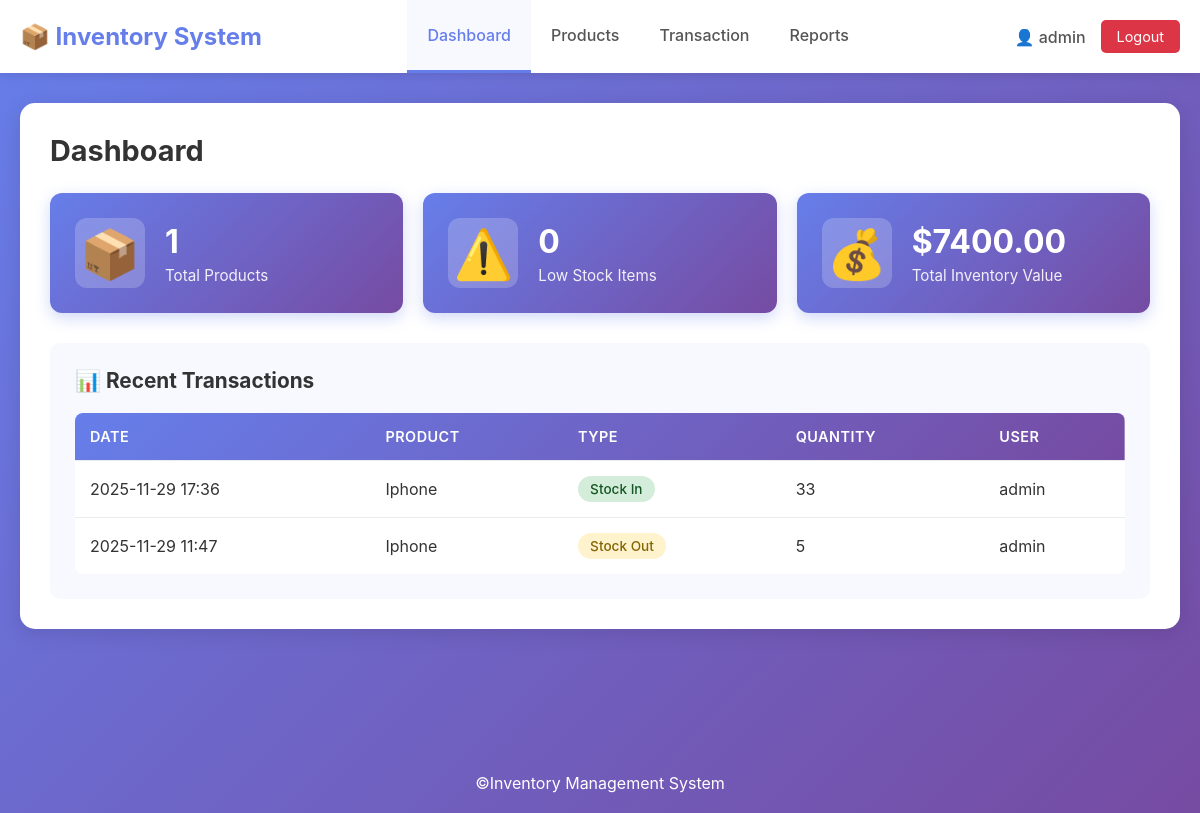
The app's page / (signed in) with its own data.
### inventory/models.py (models this page shows, shortened)
class Transaction(models.Model):
    TRANSACTION_TYPES = (
        ('IN', 'Stock In'),
        ('OUT', 'Stock Out'),
    )
    product = models.ForeignKey(Product, on_delete=models.CASCADE)
    transaction_type = models.CharField(max_length=3, choices=TRANSACTION_TYPES)
    quantity = models.IntegerField(validators=[MinValueValidator(1)])
    date = models.DateTimeField(auto_now_add=True)
    notes = models.TextField(blank=True)
    user = models.ForeignKey(User, on_delete=models.SET_NULL, null=True)
    class Meta:
        ordering = ['-date']

class Product(models.Model):
    sku = models.CharField(max_length=50, unique=True, verbose_name="SKU")
    name = models.CharField(max_length=200)
    category = models.ForeignKey(Category, on_delete=models.SET_NULL, null=True)
    quantity = models.IntegerField(default=0, validators=[MinValueValidator(0)])
    price = models.DecimalField(max_digits=10, decimal_places=2, validators=[MinValueValidator(0)])
    warehouse = models.ForeignKey(Warehouse, on_delete=models.SET_NULL, null=True, blank=True)
    min_stock_level = models.IntegerField(default=10, validators=[MinValueValidator(0)])
    created_at = models.DateTimeField(auto_now_add=True)
    updated_at = models.DateTimeField(auto_now=True)
    class Meta:
        ordering = ['name']

### inventory/views.py (the view)
# urls.py: path('', views.dashboard, name='dashboard'),
@login_required
def dashboard(request):
    total_products = Product.objects.count()
    low_stock_products = Product.objects.filter(quantity__lte=F('min_stock_level'))
    total_inventory_value = Product.objects.aggregate(
        total=Sum(F('quantity') * F('price'))
    )['total'] or 0
    recent_transactions = Transaction.objects.all()[:5]
    context = {
        'total_products': total_products,
        'low_stock_count': low_stock_products.count(),
        'low_stock_products': low_stock_products,
        'total_inventory_value': total_inventory_value,
        'recent_transactions': recent_transactions,
    }
    return render(request, 'inventory/dashboard.html', context)

### inventory/templates/inventory/dashboard.html (shortened to what this page needs)
{% extends 'inventory/base.html' %}
{% block content %}
<div class="dashboard">
    <h2>Dashboard</h2>
    <div class="stats-grid">
        <div class="stat-card">
            <div class="stat-icon blue">📦</div>
            <div class="stat-info">
                <h3>{{ total_products }}</h3>
                <p>Total Products</p>
            </div>
        </div>
        <div class="stat-card">
            <div class="stat-icon orange">⚠️</div>
            <div class="stat-info">
                <h3>{{ low_stock_count }}</h3>
                <p>Low Stock Items</p>
            </div>
        </div>
        <div class="stat-card">
            <div class="stat-icon green">💰</div>
            <div class="stat-info">
                <h3>${{ total_inventory_value|floatformat:2 }}</h3>
                <p>Total Inventory Value</p>
            </div>
        </div>
    </div>
    <div class="section">
        <h3>📊 Recent Transactions</h3>
        <div class="table-responsive">
            <table class="table">
                <thead>
                    <tr>
                        <th>Date</th>
                        <th>Product</th>
                        <th>Type</th>
                        <th>Quantity</th>
                        <th>User</th>
                    </tr>
                </thead>
                <tbody>
                    {% for transaction in recent_transactions %}
                    <tr>
                        <td>{{ transaction.date|date:"Y-m-d H:i" }}</td>
                        <td>{{ transaction.product.name }}</td>
                        <td>
                            {% if transaction.transaction_type == 'IN' %}
                            <span class="badge badge-success">Stock In</span>
                            {% else %}
                            <span class="badge badge-warning">Stock Out</span>
                            {% endif %}
                        </td>
                        <td>{{ transaction.quantity }}</td>
                        <td>{{ transaction.user.username }}</td>
                    </tr>
                    {% empty %}
                    <tr>
                        <td colspan="5" class="text-center">No transactions yet</td>
                    </tr>
                    {% endfor %}
                </tbody>
            </table>
        </div>
    </div>
</div>
{% endblock %}

### inventory/templates/inventory/base.html (shortened to what this page needs)
<!DOCTYPE html>
<html lang="en">
<head>
    <link rel="stylesheet" href="/static/css/style.css">
</head>
<body>
    {% if user.is_authenticated %}
    <nav class="navbar">
        <div class="nav-container">
            <div class="nav-brand">
                <h1>📦 Inventory System</h1>
            </div>
            <ul class="nav-menu">
                <li><a href="{% url 'dashboard' %}" class="{% if request.resolver_match.url_name == 'dashboard' %}active{% endif %}">Dashboard</a></li>
                <li><a href="{% url 'product_list' %}" class="{% if 'product' in request.resolver_match.url_name %}active{% endif %}">Products</a></li>
                <li><a href="{% url 'transaction_create' %}" class="{% if 'transaction' in request.resolver_match.url_name %}active{% endif %}">Transaction</a></li>
                <li><a href="{% url 'reports' %}" class="{% if request.resolver_match.url_name == 'reports' %}active{% endif %}">Reports</a></li>
            </ul>
            <div class="nav-user">
                <span>👤 {{ user.username }}</span>
                <a href="{% url 'logout' %}" class="btn-logout">Logout</a>
            </div>
        </div>
    </nav>
    {% endif %}
    <div class="container">
        {% block content %}{% endblock %}
    </div>
    <footer>
        <p>&copy;Inventory Management System</p>
    </footer>
</body>
</html>

### inventory/static/css/style.css (style rules this page uses)
* { margin: 0; padding: 0; box-sizing: border-box; }
body { font-family: -apple-system, BlinkMacSystemFont, 'Segoe UI', Roboto, Oxygen, Ubuntu, Cantarell, sans-serif; background: linear-gradient(135deg, #667eea 0%, #764ba2 100%); min-height: 100vh; color: #333; }
.navbar { background: #fff; box-shadow: 0 2px 10px rgba(0,0,0,0.1); padding: 0; position: sticky; top: 0; z-index: 1000; }
.nav-container { max-width: 1400px; margin: 0 auto; display: flex; justify-content: space-between; align-items: center; padding: 0 20px; }
.nav-brand h1 { font-size: 1.5rem; color: #667eea; margin: 15px 0; }
.nav-menu { display: flex; list-style: none; gap: 0; }
.nav-menu li a { display: block; padding: 25px 20px; text-decoration: none; color: #555; font-weight: 500; transition: all 0.3s; border-bottom: 3px solid transparent; }
.nav-menu li a:hover, .nav-menu li a.active { color: #667eea; border-bottom-color: #667eea; background: #f8f9ff; }
.nav-user { display: flex; align-items: center; gap: 15px; }
.nav-user span { color: #555; font-weight: 500; }
.btn-logout { padding: 8px 16px; background: #dc3545; color: white; text-decoration: none; border-radius: 5px; transition: all 0.3s; font-size: 0.9rem; }
.container { max-width: 1400px; margin: 30px auto; padding: 0 20px; min-height: calc(100vh - 200px); }
.dashboard, .products-page, .form-page, .reports-page { background: white; padding: 30px; border-radius: 15px; box-shadow: 0 5px 20px rgba(0,0,0,0.1); }
.dashboard h2, .products-page h2, .form-page h2, .reports-page h2 { color: #333; margin-bottom: 25px; font-size: 1.8rem; }
.stats-grid { display: grid; grid-template-columns: repeat(auto-fit, minmax(280px, 1fr)); gap: 20px; margin-bottom: 30px; }
.stat-card { background: linear-gradient(135deg, #667eea 0%, #764ba2 100%); padding: 25px; border-radius: 12px; color: white; display: flex; align-items: center; gap: 20px; box-shadow: 0 5px 15px rgba(102, 126, 234, 0.3); transition: transform 0.3s; }
.stat-icon { font-size: 3rem; width: 70px; height: 70px; display: flex; align-items: center; justify-content: center; border-radius: 12px; background: rgba(255,255,255,0.2); }
.stat-info h3 { font-size: 2rem; margin-bottom: 5px; }
.stat-info p { font-size: 0.95rem; opacity: 0.9; }
.section { margin-top: 30px; padding: 25px; background: #f8f9ff; border-radius: 10px; }
.section h3 { color: #333; margin-bottom: 20px; font-size: 1.3rem; }
.table-responsive { overflow-x: auto; }
.table { width: 100%; border-collapse: collapse; background: white; border-radius: 8px; overflow: hidden; }
.table thead { background: linear-gradient(135deg, #667eea 0%, #764ba2 100%); color: white; }
.table th, .table td { padding: 15px; text-align: left; border-bottom: 1px solid #e9ecef; }
.table th { font-weight: 600; font-size: 0.9rem; text-transform: uppercase; letter-spacing: 0.5px; }
.table tbody tr { transition: background 0.2s; }
.table tbody tr:last-child td { border-bottom: none; }
.badge { display: inline-block; padding: 5px 12px; border-radius: 20px; font-size: 0.85rem; font-weight: 500; }
.badge-success { background: #d4edda; color: #155724; }
.badge-warning { background: #fff3cd; color: #856404; }
footer { text-align: center; padding: 20px; color: white; margin-top: 50px; }

### records on screen
Transaction: transaction_type "Stock In"
Transaction: transaction_type "Stock Out"

### other values on screen
{{ user.username }} "admin"
{{ total_products }} "1"
{{ low_stock_count }} "0"
{{ total_inventory_value|floatformat:2 }} "7400.00"
